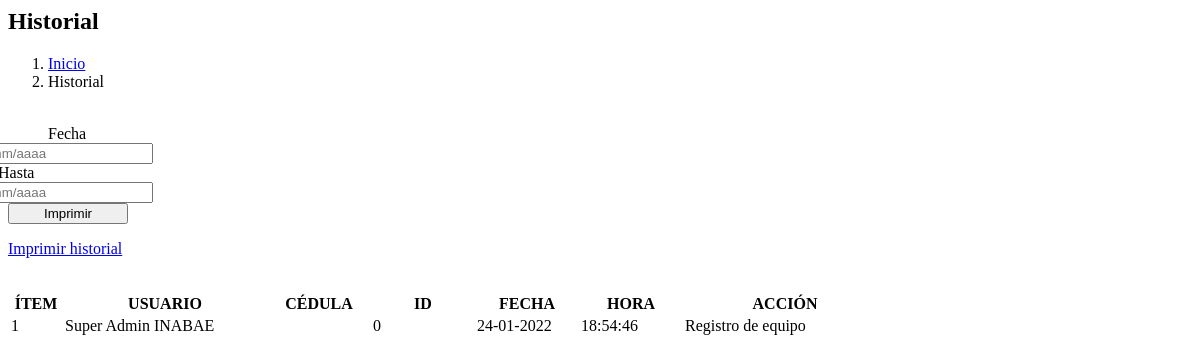
/modules/history/view.php, run on the app's committed database.
### tables this page shows
CREATE TABLE `history` (
  `nombre` varchar(50) NOT NULL,
  `cedula` varchar(30) NOT NULL,
  `permiso` varchar(50) NOT NULL,
  `accion` varchar(50) NOT NULL,
  `fecha` timestamp NOT NULL DEFAULT current_timestamp() ON UPDATE current_timestamp(),
  `hora` varchar(30) NOT NULL
);

### modules/history/view.php (the view, shortened to what this page needs)
<section class="content-header">
  <h1>
    <i class="fa fa-history icon-title"></i> Historial
  </h1>
  <ol class="breadcrumb">
    <li><a href="?module=start"><i class="fa fa-home"></i> Inicio </a></li>
    <li class="active"> Historial </li>
  </ol>
<br>
<link rel="stylesheet" type="text/css" href="datatables/datatables.min.css">
  <link rel="stylesheet" type="text/css" href="datatables/Datatables-10.10.20/css/dataTables.bootstrap4.min.css">
    <div class="box box-primary">
      <form role="form" class="form-horizontal" method="GET" action="modules/history/print_filter_history.php" target="_blank">
        <div class="box-body">
          <div class="form-group">
            <label style="margin-left:40px" class="col-sm-1">Fecha</label>
            <div class="col-sm-2">
              <input style="margin-left:-40px" type="text" class="form-control date-picker" data-date-format="dd-mm-yyyy" name="tgl_awal2" placeholder="dd/mm/aaaa" autocomplete="off" required>
            </div>
            <label style="margin-left:-10px" class="col-sm-1">Hasta</label>
            <div class="col-sm-2">
              <input style="margin-left:-40px" type="text" class="form-control date-picker" data-date-format="dd-mm-yyyy"  placeholder="dd/mm/aaaa" name="tgl_akhir2" autocomplete="off" required>
            </div>
          </div>
          <div class="box-footer">
            <div class="form-group">
              <div class="col-sm-offset-1">
                <button type="submit" class="btn btn-primary btn-social btn-submit" style="width: 120px;">
                  <i class="fa fa-print"></i> Imprimir
                </button>
              </div>
            </div>
          </div>
</section>
<section  class="content">
  <form name="formulario" method="post" action="modules/stock_inventory/print_filter.php">
  <div class="row">
    <div class="col-md-12">
      <div class="box box-primary" >
        <div class="box-body" id="contenido">
          <section>
            <a class="btn btn-primary btn-social pull-right" href="modules/history/print_history.php" style="height:35px;" target="_blank">
              <i class="fa fa-print"></i> Imprimir historial
            </a>
          </section>
          <table id="dataTables" class="table table-bordered table-striped table-hover" >
            <thead>
              <tr>
                <th class="center">ÍTEM</th>
                <th class="center">USUARIO</th>
                <th class="center">CÉDULA</th>
                <th class="center">ID</th>
                <th class="center">FECHA</th>
                <th class="center">HORA</th>
                <th class="center">ACCIÓN</th>
              </tr>
            </thead>
            <tbody>
            <?php
              require_once "config/database.php";
              $no = 1;
              $query = mysqli_query($mysqli, "SELECT nombre, cedula, permiso, accion, fecha, hora, permiso FROM history ORDER BY fecha DESC")
                        or die('Error: '.mysqli_error($mysqli));
              while ($data = mysqli_fetch_assoc($query)) {
                $originalDate = $data['fecha'];
                $fecha = date("d-m-Y", strtotime($originalDate));
                echo "<tr>
                <td width='50'  class='center'>$no</td>
                <td width='200' class='center'>$data[nombre]</td>
                <td width='100' class='center'>$_SESSION[cedula_user]</td>
                <td width='100' class='center'>$data[permiso]</td>
                <td width='100' class='center'>$fecha</td>
                <td width='100' class='center'>$data[hora]</td>
                <td width='200' class='center'>$data[accion]</td>
                    </tr>";
                $no++;
              }
            ?>
            </tbody>
          </table>
        </div>
       </div>
    </div>
  </div>
</section>

### data on the page
history: nombre "Super Admin INABAE", permiso "0", fecha "24-01-2022", hora "18:54:46", accion "Registro de equipo"
